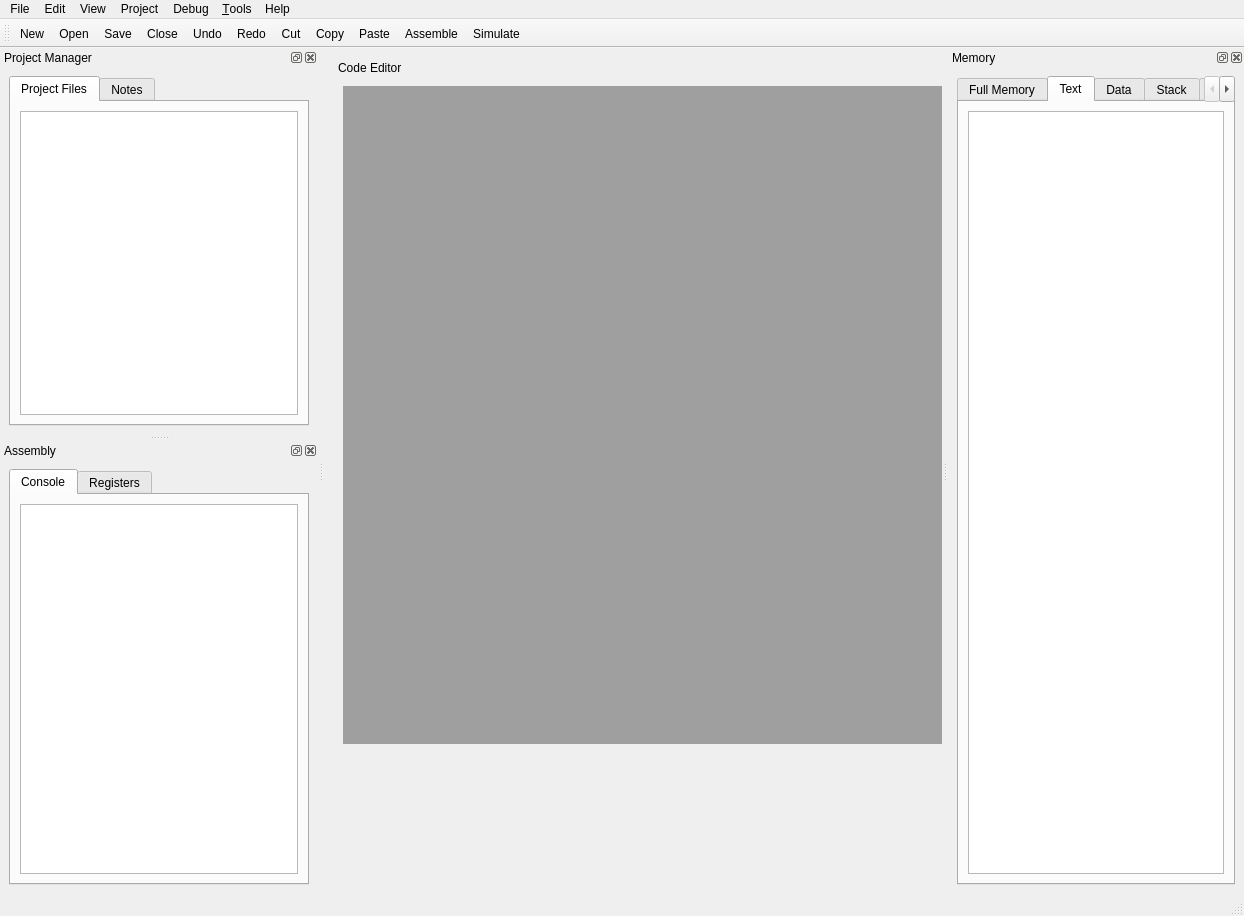
<?xml version="1.0" encoding="UTF-8"?>
<ui version="4.0">
 <class>MainWindow</class>
 <widget class="QMainWindow" name="MainWindow">
  <property name="geometry">
   <rect>
    <x>0</x>
    <y>0</y>
    <width>1244</width>
    <height>916</height>
   </rect>
  </property>
  <property name="palette">
   <palette>
    <active>
     <colorrole role="Text">
      <brush brushstyle="SolidPattern">
       <color alpha="255">
        <red>221</red>
        <green>221</green>
        <blue>221</blue>
       </color>
      </brush>
     </colorrole>
    </active>
    <inactive>
     <colorrole role="Text">
      <brush brushstyle="SolidPattern">
       <color alpha="255">
        <red>221</red>
        <green>221</green>
        <blue>221</blue>
       </color>
      </brush>
     </colorrole>
    </inactive>
    <disabled>
     <colorrole role="Text">
      <brush brushstyle="SolidPattern">
       <color alpha="255">
        <red>120</red>
        <green>120</green>
        <blue>120</blue>
       </color>
      </brush>
     </colorrole>
    </disabled>
   </palette>
  </property>
  <property name="windowTitle">
   <string>MainWindow</string>
  </property>
  <property name="documentMode">
   <bool>true</bool>
  </property>
  <property name="dockOptions">
   <set>QMainWindow::AllowTabbedDocks|QMainWindow::AnimatedDocks|QMainWindow::VerticalTabs</set>
  </property>
  <widget class="QWidget" name="centralwidget">
   <widget class="QDockWidget" name="dockCode">
    <property name="geometry">
     <rect>
      <x>10</x>
      <y>10</y>
      <width>916</width>
      <height>695</height>
     </rect>
    </property>
    <property name="sizePolicy">
     <sizepolicy hsizetype="Maximum" vsizetype="Maximum">
      <horstretch>0</horstretch>
      <verstretch>0</verstretch>
     </sizepolicy>
    </property>
    <property name="minimumSize">
     <size>
      <width>500</width>
      <height>166</height>
     </size>
    </property>
    <property name="windowTitle">
     <string>Code Editor</string>
    </property>
    <widget class="QWidget" name="dockWidgetContents_9">
     <layout class="QHBoxLayout" name="horizontalLayout_7">
      <item>
       <widget class="QMdiArea" name="mdiAreaCode">
        <property name="activationOrder">
         <enum>QMdiArea::ActivationHistoryOrder</enum>
        </property>
        <property name="viewMode">
         <enum>QMdiArea::TabbedView</enum>
        </property>
        <property name="documentMode">
         <bool>true</bool>
        </property>
        <property name="tabsClosable">
         <bool>true</bool>
        </property>
        <property name="tabsMovable">
         <bool>true</bool>
        </property>
       </widget>
      </item>
     </layout>
    </widget>
   </widget>
  </widget>
  <widget class="QMenuBar" name="menubar">
   <property name="geometry">
    <rect>
     <x>0</x>
     <y>0</y>
     <width>1244</width>
     <height>21</height>
    </rect>
   </property>
   <widget class="QMenu" name="menuFile">
    <property name="title">
     <string>File</string>
    </property>
    <addaction name="actionNew"/>
    <addaction name="actionOpen"/>
    <addaction name="separator"/>
    <addaction name="actionSave"/>
    <addaction name="actionSaveAs"/>
    <addaction name="separator"/>
    <addaction name="actionClose"/>
   </widget>
   <widget class="QMenu" name="menuEdit">
    <property name="title">
     <string>Edit</string>
    </property>
    <addaction name="actionUndo"/>
    <addaction name="actionRedo"/>
    <addaction name="separator"/>
    <addaction name="actionCut"/>
    <addaction name="actionCopy"/>
    <addaction name="actionPaste"/>
    <addaction name="separator"/>
    <addaction name="actionSelect_All"/>
    <addaction name="separator"/>
    <addaction name="actionQuickFind"/>
    <addaction name="actionFindandReplace"/>
   </widget>
   <widget class="QMenu" name="menuView">
    <property name="title">
     <string>View</string>
    </property>
   </widget>
   <widget class="QMenu" name="menuProject">
    <property name="title">
     <string>Project</string>
    </property>
    <addaction name="actionAssemble"/>
    <addaction name="actionSimulate"/>
   </widget>
   <widget class="QMenu" name="menuDebug">
    <property name="title">
     <string>Debug</string>
    </property>
    <addaction name="actionInsert_Breakpoint"/>
   </widget>
   <widget class="QMenu" name="menuHelp">
    <property name="title">
     <string>Help</string>
    </property>
    <addaction name="actionReferences"/>
    <addaction name="actionAbout"/>
   </widget>
   <widget class="QMenu" name="menu_Tools">
    <property name="title">
     <string>&amp;Tools</string>
    </property>
    <addaction name="actionBitmap_Display"/>
    <addaction name="actionBase_Converter"/>
    <addaction name="separator"/>
    <addaction name="actionConfigure"/>
   </widget>
   <addaction name="menuFile"/>
   <addaction name="menuEdit"/>
   <addaction name="menuView"/>
   <addaction name="menuProject"/>
   <addaction name="menuDebug"/>
   <addaction name="menu_Tools"/>
   <addaction name="menuHelp"/>
  </widget>
  <widget class="QStatusBar" name="statusbar"/>
  <widget class="QDockWidget" name="dockProject">
   <property name="windowTitle">
    <string>Project Manager</string>
   </property>
   <attribute name="dockWidgetArea">
    <number>1</number>
   </attribute>
   <widget class="QWidget" name="dockWidgetContents_5">
    <layout class="QHBoxLayout" name="horizontalLayout_2">
     <item>
      <widget class="QTabWidget" name="tabsProject">
       <property name="currentIndex">
        <number>0</number>
       </property>
       <widget class="QWidget" name="tab_4">
        <attribute name="title">
         <string>Project Files</string>
        </attribute>
        <layout class="QHBoxLayout" name="horizontalLayout_6">
         <item>
          <widget class="QTreeWidget" name="treeFiles">
           <attribute name="headerVisible">
            <bool>false</bool>
           </attribute>
           <column>
            <property name="text">
             <string notr="true">1</string>
            </property>
           </column>
          </widget>
         </item>
        </layout>
       </widget>
       <widget class="QWidget" name="tab_5">
        <attribute name="title">
         <string>Notes</string>
        </attribute>
        <layout class="QHBoxLayout" name="horizontalLayout_9">
         <item>
          <widget class="QTextEdit" name="textEditNotes"/>
         </item>
        </layout>
       </widget>
      </widget>
     </item>
    </layout>
   </widget>
  </widget>
  <widget class="QDockWidget" name="dockMemory">
   <property name="windowTitle">
    <string>Memory</string>
   </property>
   <attribute name="dockWidgetArea">
    <number>2</number>
   </attribute>
   <widget class="QWidget" name="dockWidgetContents_8">
    <layout class="QHBoxLayout" name="horizontalLayout_5">
     <item>
      <widget class="QTabWidget" name="tableDataSegment">
       <property name="currentIndex">
        <number>1</number>
       </property>
       <property name="elideMode">
        <enum>Qt::ElideNone</enum>
       </property>
       <property name="movable">
        <bool>true</bool>
       </property>
       <widget class="QWidget" name="tabFullMemory">
        <attribute name="title">
         <string>Full Memory</string>
        </attribute>
        <layout class="QHBoxLayout" name="horizontalLayout_10">
         <item>
          <widget class="QTableWidget" name="tableFullMemory"/>
         </item>
        </layout>
       </widget>
       <widget class="QWidget" name="tabInstructions">
        <attribute name="title">
         <string>Text</string>
        </attribute>
        <layout class="QVBoxLayout" name="verticalLayout_3">
         <item>
          <widget class="QTableWidget" name="tableTextSegment"/>
         </item>
        </layout>
       </widget>
       <widget class="QWidget" name="tabData">
        <attribute name="title">
         <string>Data</string>
        </attribute>
        <layout class="QHBoxLayout" name="horizontalLayout_11">
         <item>
          <widget class="QTableWidget" name="tableWidget_3"/>
         </item>
        </layout>
       </widget>
       <widget class="QWidget" name="tabStack">
        <attribute name="title">
         <string>Stack</string>
        </attribute>
        <layout class="QHBoxLayout" name="horizontalLayout_12">
         <item>
          <widget class="QTableWidget" name="tableStackSegment"/>
         </item>
        </layout>
       </widget>
       <widget class="QWidget" name="tabHeap">
        <attribute name="title">
         <string>Heap</string>
        </attribute>
        <layout class="QHBoxLayout" name="horizontalLayout_13">
         <item>
          <widget class="QTableWidget" name="tableHeapSegment"/>
         </item>
        </layout>
       </widget>
       <widget class="QWidget" name="tabLabels">
        <attribute name="title">
         <string>Labels</string>
        </attribute>
        <layout class="QHBoxLayout" name="horizontalLayout_14">
         <item>
          <widget class="QTableWidget" name="tableLablesSegment"/>
         </item>
        </layout>
       </widget>
      </widget>
     </item>
    </layout>
   </widget>
  </widget>
  <widget class="QDockWidget" name="dockAsm">
   <property name="windowTitle">
    <string>Assembly</string>
   </property>
   <attribute name="dockWidgetArea">
    <number>1</number>
   </attribute>
   <widget class="QWidget" name="dockWidgetContents_10">
    <layout class="QHBoxLayout" name="horizontalLayout_8">
     <item>
      <widget class="QTabWidget" name="tabsAsm">
       <property name="currentIndex">
        <number>0</number>
       </property>
       <widget class="QWidget" name="tabConsole">
        <attribute name="title">
         <string>Console</string>
        </attribute>
        <layout class="QHBoxLayout" name="horizontalLayout_16">
         <item>
          <widget class="QTextEdit" name="textEditConsole"/>
         </item>
        </layout>
       </widget>
       <widget class="QWidget" name="tabRegisterFile">
        <attribute name="title">
         <string>Registers</string>
        </attribute>
        <layout class="QHBoxLayout" name="horizontalLayout_15">
         <item>
          <widget class="QTabWidget" name="tabsRegisters">
           <property name="currentIndex">
            <number>0</number>
           </property>
           <widget class="QWidget" name="tabMainProcessorRegs">
            <attribute name="title">
             <string>Main Processor</string>
            </attribute>
            <layout class="QVBoxLayout" name="verticalLayout_4">
             <item>
              <widget class="QTableView" name="tableMainRegisters"/>
             </item>
            </layout>
           </widget>
          </widget>
         </item>
        </layout>
       </widget>
      </widget>
     </item>
    </layout>
   </widget>
  </widget>
  <widget class="QToolBar" name="toolBar">
   <property name="windowTitle">
    <string>toolBar</string>
   </property>
   <attribute name="toolBarArea">
    <enum>TopToolBarArea</enum>
   </attribute>
   <attribute name="toolBarBreak">
    <bool>false</bool>
   </attribute>
   <addaction name="actionNew"/>
   <addaction name="actionOpen"/>
   <addaction name="actionSave"/>
   <addaction name="actionClose"/>
   <addaction name="actionUndo"/>
   <addaction name="actionRedo"/>
   <addaction name="actionCut"/>
   <addaction name="actionCopy"/>
   <addaction name="actionPaste"/>
   <addaction name="actionAssemble"/>
   <addaction name="actionSimulate"/>
  </widget>
  <action name="actionNew">
   <property name="text">
    <string>New</string>
   </property>
   <property name="shortcut">
    <string>Ctrl+N</string>
   </property>
  </action>
  <action name="actionOpen">
   <property name="text">
    <string>Open</string>
   </property>
   <property name="shortcut">
    <string>Ctrl+O</string>
   </property>
  </action>
  <action name="actionSave">
   <property name="text">
    <string>Save</string>
   </property>
   <property name="shortcut">
    <string>Ctrl+S</string>
   </property>
  </action>
  <action name="actionSaveAs">
   <property name="text">
    <string>Save As</string>
   </property>
   <property name="shortcut">
    <string>Ctrl+Alt+S</string>
   </property>
  </action>
  <action name="actionClose">
   <property name="text">
    <string>Close</string>
   </property>
   <property name="shortcut">
    <string>Ctrl+Q</string>
   </property>
  </action>
  <action name="actionUndo">
   <property name="text">
    <string>Undo</string>
   </property>
   <property name="shortcut">
    <string>Ctrl+Z</string>
   </property>
  </action>
  <action name="actionRedo">
   <property name="text">
    <string>Redo</string>
   </property>
   <property name="shortcut">
    <string>Ctrl+Y</string>
   </property>
  </action>
  <action name="actionCut">
   <property name="text">
    <string>Cut</string>
   </property>
   <property name="shortcut">
    <string>Ctrl+X</string>
   </property>
  </action>
  <action name="actionCopy">
   <property name="text">
    <string>Copy</string>
   </property>
   <property name="shortcut">
    <string>Ctrl+C</string>
   </property>
  </action>
  <action name="actionPaste">
   <property name="text">
    <string>Paste</string>
   </property>
   <property name="shortcut">
    <string>Ctrl+V</string>
   </property>
  </action>
  <action name="actionQuickFind">
   <property name="text">
    <string>Quick Find</string>
   </property>
   <property name="shortcut">
    <string>Ctrl+F</string>
   </property>
  </action>
  <action name="actionFindandReplace">
   <property name="text">
    <string>Find and Replace</string>
   </property>
   <property name="shortcut">
    <string>Ctrl+H</string>
   </property>
  </action>
  <action name="actionSelect_All">
   <property name="text">
    <string>Select All</string>
   </property>
   <property name="shortcut">
    <string>Ctrl+A</string>
   </property>
  </action>
  <action name="actionAssemble">
   <property name="text">
    <string>Assemble</string>
   </property>
   <property name="shortcut">
    <string>Ctrl+W</string>
   </property>
  </action>
  <action name="actionSimulate">
   <property name="text">
    <string>Simulate</string>
   </property>
   <property name="shortcut">
    <string>Ctrl+E</string>
   </property>
  </action>
  <action name="actionReferences">
   <property name="text">
    <string>References</string>
   </property>
   <property name="shortcut">
    <string>F1</string>
   </property>
  </action>
  <action name="actionAbout">
   <property name="text">
    <string>About</string>
   </property>
  </action>
  <action name="actionBitmap_Display">
   <property name="text">
    <string>Bitmap Display</string>
   </property>
  </action>
  <action name="actionBase_Converter">
   <property name="text">
    <string>Base Converter</string>
   </property>
  </action>
  <action name="actionConfigure">
   <property name="text">
    <string>Configure</string>
   </property>
   <property name="shortcut">
    <string>Ctrl+M</string>
   </property>
  </action>
  <action name="actionInsert_Breakpoint">
   <property name="text">
    <string>Insert Breakpoint</string>
   </property>
   <property name="shortcut">
    <string>Ctrl+T</string>
   </property>
  </action>
 </widget>
 <resources/>
 <connections/>
</ui>
